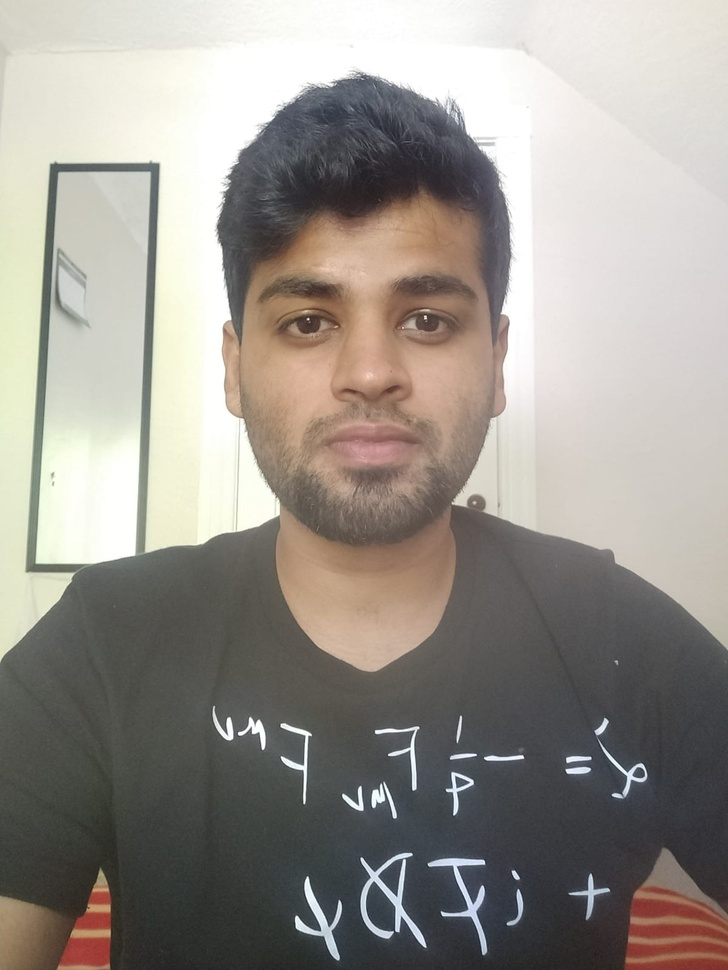
#> input picture hwf.jpeg, 728 x 970 px, shrunk from 1200 x 1599 before the run
$ python Binarization_avgIntensity.py
#> lines starting #> are read from the running program, lines starting #| are printed output that depends on the picture
import cv2
import numpy as np
from matplotlib import pyplot as plt

I = cv2.imread('hwf.jpeg')
#> I is the input picture: shape (970, 728, 3); mean B, G, R 140.7, 147.5, 152.7
cv2.namedWindow('hwf',cv2.WINDOW_AUTOSIZE)
cv2.imshow('',I)
cv2.waitKey(0)
r, c, cl = I.shape
#> r = 970; c = 728; cl = 3
Sum = 0

for i in range(r):
	for j in range(c):
		Sum += ((I[i,j,1]+I[i,j,2]+I[i,j,0])**2)
#> after the loop, Sum = 21465021675
#Finding mean of all pixel intensities and setting it as the threshold
T_avg = np.log(((Sum)/(r*c*cl))**0.5)
#> T_avg = 4.61

for i in range(r):
	for j in range(c):
		if ((I[i,j,1]+I[i,j,2]+I[i,j,0])>T_avg):
			I[i,j] = 0
		else:
			I[i,j] = 255
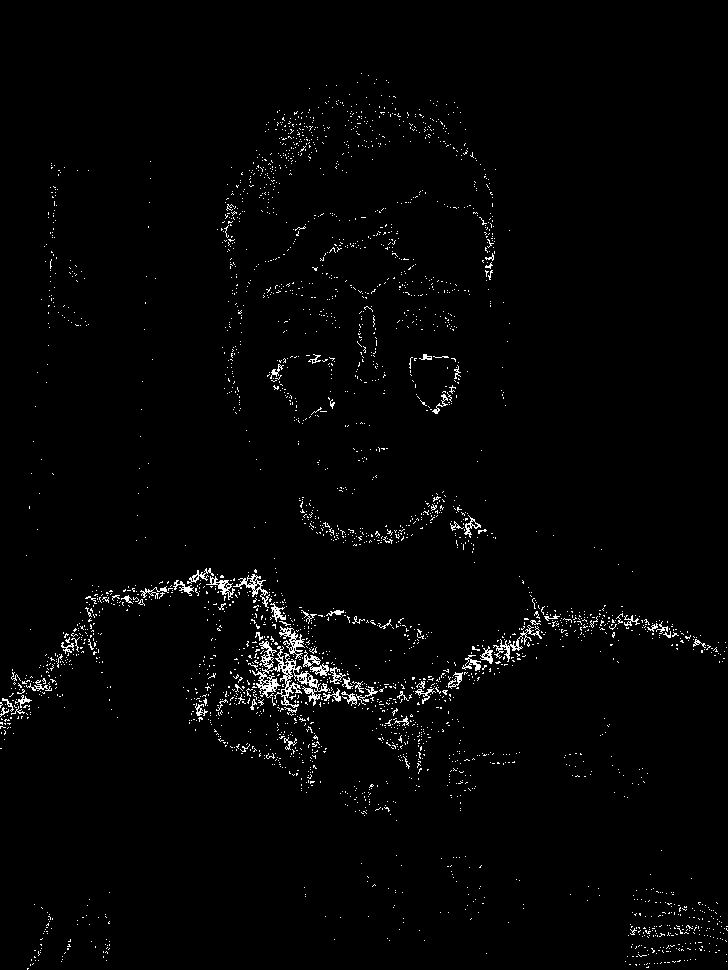
#> I: shape (970, 728, 3); 1.8% white in thin lines or dots
cv2.namedWindow('hw0',cv2.WINDOW_AUTOSIZE)
cv2.imshow('',I)
cv2.waitKey(0)
